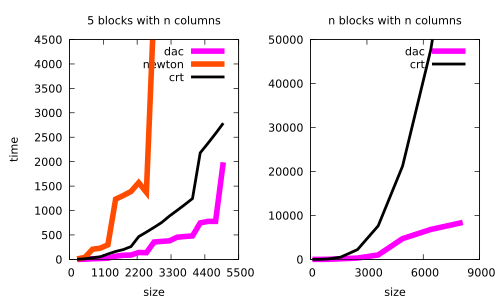

Write gnuplot code to recreate this figure.
set xlabel "size"
set ylabel "time"
set terminal pdf
set size ratio 2

set out "compare-general.pdf"
set style line 1 lt 1 lw 8 lc 4
set style line 2 lt 1 lw 4 lc 7
set style line 3 lt 1 lw 8 lc 8
set xtics 1100

set multiplot 
set title "5 blocks with n columns"
set size ratio 1.3
set yrange [0:4500]
set origin -0.45,0
plot "testx5-dac.dat" using 1:3 with lines ls 1 title "dac",\
     "testx5-newton.dat" using 1:3 with lines ls 3 title "newton",\
     "testx5-crt.dat" using 1:3 with lines ls 2 title "crt",\

set title "n blocks with n columns"
set xtics 3000
set ylabel ""
set size ratio 1.3
set origin 0.25,0
set yrange [0:50000]
set xrange [0:9000]
plot "dac.dat" using 1:3 with lines ls 1 title "dac",\
     "crt.dat" using 1:3 with lines ls 2 title "crt",\

unset multiplot
